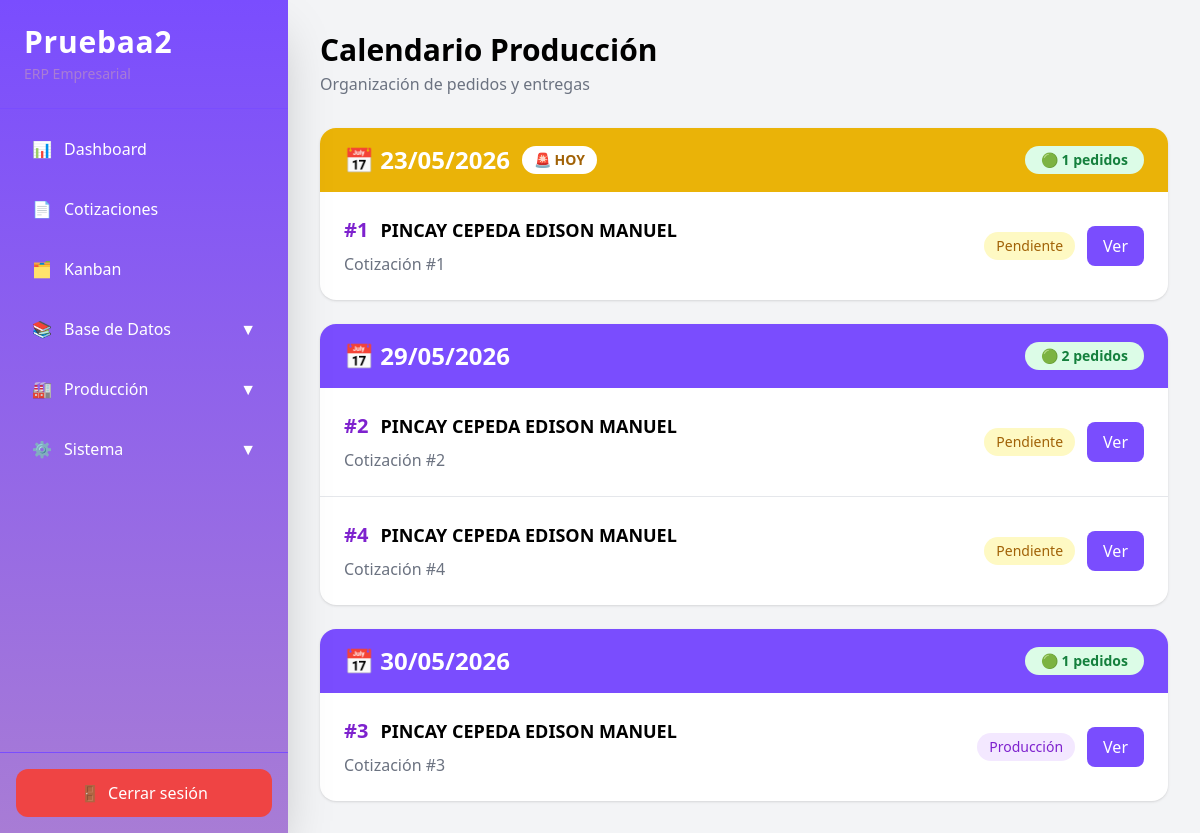
The app's page /production/calendar with its own data.
### app/models/company_config.py (models this page shows)
class CompanyConfig(Base):
    __tablename__ = "company_config"
    id = Column(Integer, primary_key=True)
    company_name = Column(String, default="SISTEMA ERP")
    logo = Column(String, nullable=True)
    primary_color = Column(String, default="#7C3AED")
    secondary_color = Column(String, default="#E9D5FF")
    accent_color = Column(String, default="#4C1D95")
    font_color = Column(String, default="#333333")
    quotation_validity_days = Column(Integer, default=15)
    quotation_footer_text = Column(String, default="Gracias por confiar en SISTEMA ERP.")
    iva_default = Column(Integer, default=19)
    created_at = Column(DateTime, default=datetime.now)
    updated_at = Column(DateTime, default=datetime.now, onupdate=datetime.now)

### app/models/quotation.py (models this page shows)
class Quotation(Base):
    __tablename__ = "quotations"
    id = Column(Integer, primary_key=True)
    client_id = Column(
        Integer,
        ForeignKey("clients.id")
    )
    subtotal = Column(Float)
    discount = Column(Float)
    iva = Column(Float)
    total = Column(Float)
    status = Column(String)
    delivery_date = Column(Date)
    design_file = Column(String)
    created_at = Column(
        DateTime,
        default=datetime.utcnow
    )
    client = relationship("Client")
    items = relationship(
    "QuotationItem"
)

### app/models/client.py (models this page shows)
class Client(Base):
    __tablename__ = "clients"
    id = Column(Integer, primary_key=True, index=True)
    name = Column(String)
    company = Column(String)
    ruc_ci = Column(String)
    phone = Column(String)
    email = Column(String)
    address = Column(Text)
    client_type = Column(String)
    observations = Column(Text)

### app/routes/production.py (the view)
@router.get(
    "/calendar",
    response_class=HTMLResponse
)
async def production_calendar(
    request: Request,
    db: Session = Depends(get_db)
):
    quotations = db.query(
        Quotation
    ).filter(
        Quotation.delivery_date != None
    ).order_by(
        Quotation.delivery_date.asc()
    ).all()
    grouped_orders = defaultdict(list)
    for quotation in quotations:
        grouped_orders[
            quotation.delivery_date
        ].append(quotation)
    return templates.TemplateResponse(
        request=request,
        name="production_calendar.html",
        context={
            "grouped_orders": dict(grouped_orders),
            "today": date.today()
        }
    )

### app/templates/production_calendar.html (shortened to what this page needs)
{% extends 'base.html' %}
{% block content %}
<div class="flex justify-between items-center mb-8">
    <div>
        <h1 class="text-2xl md:text-3xl font-bold">
            Calendario Producción
        </h1>
        <p class="text-gray-500 mt-1">
            Organización de pedidos y entregas
        </p>
    </div>
</div>
<div class="space-y-6">
    {% for date, orders in grouped_orders.items() %}
    <div class="bg-white rounded-2xl shadow overflow-hidden">
        {% if date < today %}
        <div class="bg-red-600 text-white px-6 py-4">
        {% elif date == today %}
        <div class="bg-yellow-500 text-white px-6 py-4">
        {% else %}
        <div class="bg-purple-700 text-white px-6 py-4">
        {% endif %}
            <div class="flex justify-between items-center">
                <div class="flex items-center gap-3">
                    <h2 class="text-2xl font-bold">
                        📅 {{ date.strftime('%d/%m/%Y') }}
                    </h2>
                    {% if date < today %}
                    <span class="bg-white text-red-600 px-3 py-1 rounded-full text-sm font-bold">
                        ⚠️ ATRASADO
                    </span>
                    {% elif date == today %}
                    <span class="bg-white text-yellow-700 px-3 py-1 rounded-full text-sm font-bold">
                        🚨 HOY
                    </span>
                    {% endif %}
                </div>
                {% if orders|length >= 10 %}
                <div class="bg-red-100 text-red-700 px-4 py-1 rounded-full text-sm font-bold">
                    ⚠️ {{ orders|length }} pedidos
                </div>
                {% elif orders|length >= 5 %}
                <div class="bg-yellow-100 text-yellow-700 px-4 py-1 rounded-full text-sm font-bold">
                    🟡 {{ orders|length }} pedidos
                </div>
                {% else %}
                <div class="bg-green-100 text-green-700 px-4 py-1 rounded-full text-sm font-bold">
                    🟢 {{ orders|length }} pedidos
                </div>
                {% endif %}
            </div>
        </div>
        <div class="divide-y">
            {% for quotation in orders %}
            <div class="p-6 hover:bg-gray-50 transition">
                <div class="flex justify-between items-center">
                    <div>
                        <div class="flex items-center gap-3">
                            <div class="text-xl font-bold text-purple-700">
                                #{{ quotation.id }}
                            </div>
                            <div class="text-lg font-semibold">
                                {{ quotation.client.name }}
                            </div>
                        </div>
                        <div class="mt-2 text-gray-500">
                            Cotización #{{ quotation.id }}
                        </div>
                    </div>
                    <div class="flex items-center gap-3">
                        {% if quotation.status == 'pendiente' %}
                        <span class="bg-yellow-100 text-yellow-700 px-3 py-1 rounded-full text-sm">
                            Pendiente
                        </span>
                        {% elif quotation.status == 'aprobada' %}
                        <span class="bg-blue-100 text-blue-700 px-3 py-1 rounded-full text-sm">
                            Aprobada
                        </span>
                        {% elif quotation.status == 'produccion' %}
                        <span class="bg-purple-100 text-purple-700 px-3 py-1 rounded-full text-sm">
                            Producción
                        </span>
                        {% elif quotation.status == 'enviada' %}
                        <span class="bg-orange-100 text-orange-700 px-3 py-1 rounded-full text-sm">
                            Enviada
                        </span>
                        {% elif quotation.status == 'entregada' %}
                        <span class="bg-green-100 text-green-700 px-3 py-1 rounded-full text-sm">
                            Entregada
                        </span>
                        {% else %}
                        <span class="bg-gray-100 text-gray-700 px-3 py-1 rounded-full text-sm">
                            {{ quotation.status }}
                        </span>
                        {% endif %}
                        <a
                            href="/quotations/{{ quotation.id }}"
                            class="bg-purple-700 hover:bg-purple-800 text-white px-4 py-2 rounded-lg"
                        >
                            Ver
                        </a>
                    </div>
                </div>
            </div>
            {% endfor %}
        </div>
    </div>
    {% endfor %}
</div>
{% endblock %}

### app/templates/base.html (shortened to what this page needs)
<!doctype html>
<html lang="es">
  <head>
    {% set global_config = inject_global_config() %}
    <script src="https://cdn.tailwindcss.com"></script>
    {% set _cfg = inject_global_config() %}
  </head>
  <body class="bg-gray-100">
    <div class="flex min-h-screen w-full">
      <aside
        id="sidebar"
        class="shrink-0 fixed md:sticky top-0 z-50 md:z-auto w-72 h-screen bg-gradient-to-b from-purple-900 to-purple-800 text-white flex flex-col shadow-2xl transform -translate-x-full md:translate-x-0 transition-transform duration-300"
      >
        <div class="p-6 border-b border-purple-700">
          <h1 class="text-2xl md:text-3xl font-bold tracking-wide">
            {{ global_config.config.company_name if global_config.config else
            "SISTEMA ERP" | truncate(10, True) }}
          </h1>
          <div class="text-purple-200 text-sm mt-1">ERP Empresarial</div>
        </div>
        <nav class="flex-1 p-4 space-y-3 overflow-y-auto">
          <a
            href="/"
            class="flex items-center gap-3 px-4 py-3 rounded-xl hover:bg-purple-700 transition"
          >
            <span> 📊 </span>
            <span> Dashboard </span>
          </a>
          <a
            href="/quotations"
            class="flex items-center gap-3 px-4 py-3 rounded-xl hover:bg-purple-700 transition"
          >
            <span> 📄 </span>
            <span> Cotizaciones </span>
          </a>
          <a
            href="/production/kanban"
            class="flex items-center gap-3 px-4 py-3 rounded-xl hover:bg-purple-700 transition"
          >
            <span> 🗂️ </span>
            <span> Kanban </span>
          </a>
          <div>
            <button
              onclick="toggleSidebarMenu('databaseMenu')"
              class="w-full flex justify-between items-center px-4 py-3 rounded-xl hover:bg-purple-700 transition"
            >
              <div class="flex items-center gap-3">
                <span> 📚 </span>
                <span> Base de Datos </span>
              </div>
              <span> ▼ </span>
            </button>
          </div>
          <div>
            <button
              onclick="toggleSidebarMenu('productionMenu')"
              class="w-full flex justify-between items-center px-4 py-3 rounded-xl hover:bg-purple-700 transition"
            >
              <div class="flex items-center gap-3">
                <span> 🏭 </span>
                <span> Producción </span>
              </div>
              <span> ▼ </span>
            </button>
          </div>
          <div>
            <button
              onclick="toggleSidebarMenu('systemMenu')"
              class="w-full flex justify-between items-center px-4 py-3 rounded-xl hover:bg-purple-700 transition"
            >
              <div class="flex items-center gap-3">
                <span> ⚙️ </span>
                <span> Sistema </span>
              </div>
              <span> ▼ </span>
            </button>
          </div>
        </nav>
        <div class="p-4 border-t border-purple-700">
          <a
            href="/logout"
            class="flex items-center justify-center gap-2 bg-red-500 hover:bg-red-600 text-white px-4 py-3 rounded-xl transition"
          >
            <span> 🚪 </span>
            <span> Cerrar sesión </span>
          </a>
        </div>
      </aside>
      <main class="flex-1 p-4 pt-24 md:pt-8 md:p-8 overflow-x-hidden">
        {% block content %} {% endblock %}
      </main>
    </div>
  </body>
</html>

### records on screen
CompanyConfig: config "Pruebaa2"
Quotation: strftime "23/05/2026", id "1", client.name "PINCAY CEPEDA EDISON MANUEL", status "Pendiente"
Quotation: strftime "29/05/2026", id "2", client.name "PINCAY CEPEDA EDISON MANUEL", status "Pendiente"
Quotation: id "4", client.name "PINCAY CEPEDA EDISON MANUEL", status "Pendiente"
Quotation: strftime "30/05/2026", id "3", client.name "PINCAY CEPEDA EDISON MANUEL", status "Producción"

### other values on screen
{{ orders|length }} "1" "2" "1"
